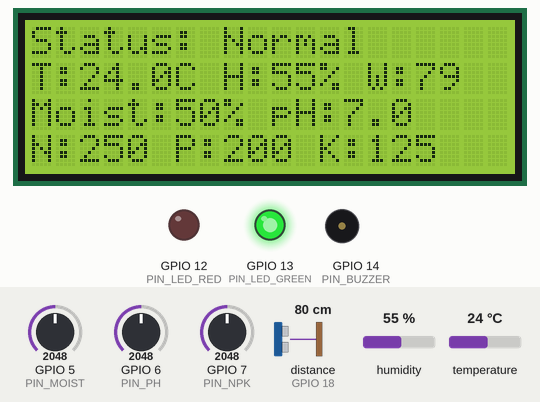
A program run on a simulated ESP32-S3. Shown: 20×4 character LCD, output pins drawn as LEDs (lit = HIGH), buzzer (waves = sounding). Wiring (from diagram.json): ultrasonic range finder: trigger GPIO 17; echo GPIO 18. The test bench sets the inputs (shaded band); at power-on: distance to the obstacle (sensor on GPIO 18) 80 cm, humidity 55 %, GPIO 5 (PIN_MOIST) = 2048, GPIO 6 (PIN_PH) = 2048, GPIO 7 (PIN_NPK) = 2048, temperature 24 °C. The echo pulse lasts 58.3 µs per cm; WiFi joins after 1.5 s; servers stay silent unless stated; no MQTT or app messages arrive unless stated; pins used as bus, display or sensor lines are not drawn; what the program prints to the serial monitor is not drawn.

Above: at 3.6 s.
3.7 s: distance to the obstacle (sensor on GPIO 18) set to 12 cm
At 6.6 s:
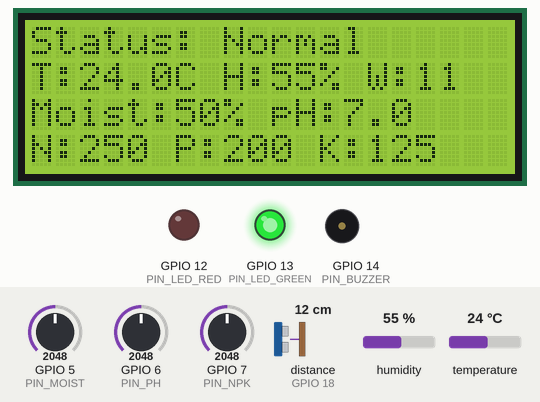
7.8 s: distance to the obstacle (sensor on GPIO 18) set to 9 cm
At 10.0 s:
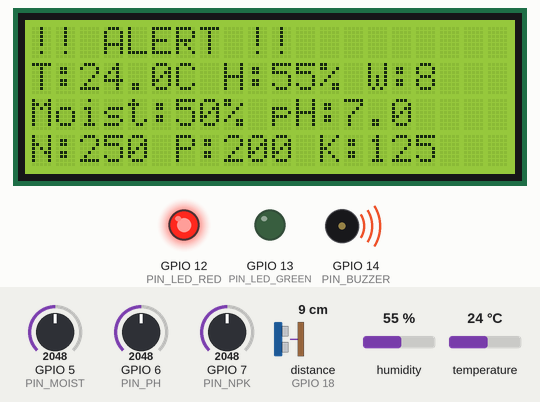
11.9 s: humidity set to 41 %
At 12.4 s:
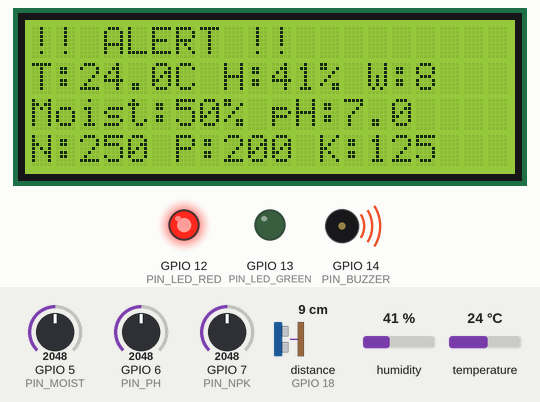
16.0 s: humidity set to 38 %
At 19.4 s:
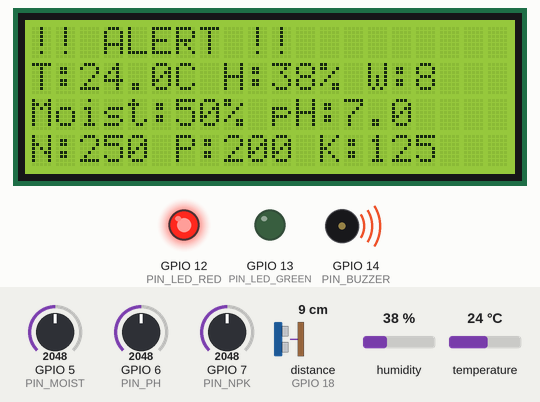
20.1 s: GPIO 5 (PIN_MOIST) set to 2866
At 21.7 s:
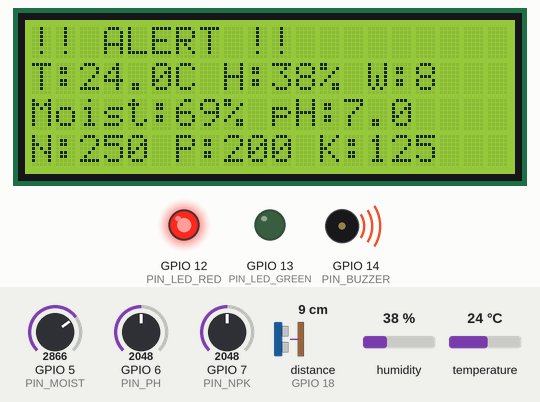
24.2 s: GPIO 6 (PIN_PH) set to 2866
At 27.6 s:
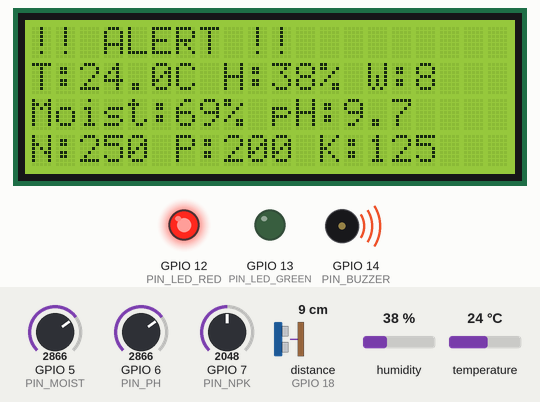
Timing chart, 0 to 29.1 s (numbered marks = the images above; inputs shaded):
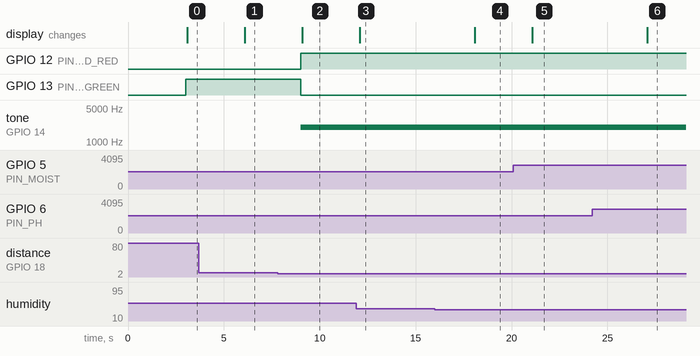

The program:

main.cpp
```cpp
#include <Arduino.h>
#include <Wire.h>
#include <LiquidCrystal_I2C.h>
#include <DHT.h>
#include <ArduinoJson.h>
#include <WiFi.h>
#include <PubSubClient.h>

#define I2C_SDA 2
#define I2C_SCL 1
#define DHTPIN 10
#define DHTTYPE DHT22
#define TRIG_PIN 17
#define ECHO_PIN 18
#define PIN_MOIST 5
#define PIN_PH 6
#define PIN_NPK 7
#define PIN_LED_RED 12
#define PIN_LED_GREEN 13
#define PIN_BUZZER 14

const char* ssid = "Wokwi-GUEST";
const char* password = "";
const char* mqtt_server = "broker.emqx.io";
const int mqtt_port = 1883;
const char* mqtt_topic = "daud/smartfarm/data";

LiquidCrystal_I2C lcd(0x27, 20, 4);
DHT dht(DHTPIN, DHTTYPE);
WiFiClient espClient;
PubSubClient client(espClient);

struct FarmData {
  float temp, hum, ph;
  int moist, n, p, k, water;
  String message;
  bool isAnomaly;
} data;

unsigned long prevMillis = 0;
const int buzzerChan = 0;

void setup_wifi();
void reconnect();
void readSensors();
void checkHealth();
void updateLCD();
void publishData();

void setup() {
  Serial.begin(115200);

  pinMode(PIN_LED_RED, OUTPUT);
  pinMode(PIN_LED_GREEN, OUTPUT);
  pinMode(TRIG_PIN, OUTPUT);
  pinMode(ECHO_PIN, INPUT);

  ledcSetup(buzzerChan, 2000, 8);
  ledcAttachPin(PIN_BUZZER, buzzerChan);

  Wire.begin(I2C_SDA, I2C_SCL);
  lcd.init();
  lcd.backlight();

  lcd.setCursor(0,0); lcd.print("SmartFarm Node");

  dht.begin();
  setup_wifi();
  client.setServer(mqtt_server, mqtt_port);
}

void loop() {
  if (!client.connected()) reconnect();
  client.loop();

  if (millis() - prevMillis > 3000) {
    prevMillis = millis();
    readSensors();
    checkHealth();
    updateLCD();
    publishData();
  }
}

void readSensors() {
  data.temp = dht.readTemperature();
  data.hum = dht.readHumidity();

  data.moist = map(analogRead(PIN_MOIST), 0, 4095, 0, 100);
  data.ph = (float)map(analogRead(PIN_PH), 0, 4095, 0, 140) / 10.0;

  int rawNPK = map(analogRead(PIN_NPK), 0, 4095, 0, 500);
  data.n = rawNPK;
  data.p = rawNPK * 0.8;
  data.k = rawNPK * 0.5;

  digitalWrite(TRIG_PIN, LOW); delayMicroseconds(2);
  digitalWrite(TRIG_PIN, HIGH); delayMicroseconds(10);
  digitalWrite(TRIG_PIN, LOW);
  data.water = pulseIn(ECHO_PIN, HIGH) * 0.034 / 2;
}

void checkHealth() {
  data.isAnomaly = true;

  if (data.temp < 18.0 || data.temp > 35.0) {
    data.message = "Extreme temperature";
  }
  else if (data.hum < 40.0 || data.hum > 90.0) {
    data.message = "Humidity not ideal";
  }
  else if (data.water < 10) {
    data.message = "Water supply critical";
  }
  else if (data.moist < 40) {
    data.message = "Soil too dry";
  }
  else if (data.moist > 85) {
    data.message = "Soil too wet";
  }
  else if (data.ph < 5.5 || data.ph > 7.5) {
    data.message = "Soil pH not ideal";
  }
  else if (data.n < 50) {
    data.message = "Low nutrient level";
  }
  else if (data.n > 450) {
    data.message = "Over nutrient detected";
  }
  else {
    data.isAnomaly = false;
    data.message = "System Normal";
  }

  if (data.isAnomaly) {
    digitalWrite(PIN_LED_RED, HIGH);
    digitalWrite(PIN_LED_GREEN, LOW);
    ledcWrite(buzzerChan, 128);
  } else {
    digitalWrite(PIN_LED_RED, LOW);
    digitalWrite(PIN_LED_GREEN, HIGH);
    ledcWrite(buzzerChan, 0);
  }
}

void updateLCD() {
  lcd.clear();
  lcd.setCursor(0,0);
  lcd.print(data.isAnomaly ? "!! ALERT !!" : "Status: Normal");

  lcd.setCursor(0,1);
  lcd.printf("T:%.1fC H:%.0f%% W:%d", data.temp, data.hum, data.water);

  lcd.setCursor(0,2);
  lcd.printf("Moist:%d%% pH:%.1f", data.moist, data.ph);

  lcd.setCursor(0,3);
  lcd.printf("N:%d P:%d K:%d", data.n, data.p, data.k);
}

void publishData() {
  StaticJsonDocument<512> doc;
  doc["id"] = "NODE-01";
  doc["ts"] = millis();
  doc["lat"] = -6.92148;
  doc["lon"] = 106.92617;
  doc["message"] = data.message;

  JsonObject p = doc.createNestedObject("payload");
  p["temp"] = data.temp; p["hum"] = data.hum; p["moist"] = data.moist;
  p["ph"] = data.ph; p["n"] = data.n; p["p"] = data.p; p["k"] = data.k;
  p["water"] = data.water;

  char buffer[512];
  serializeJson(doc, buffer);
  client.publish(mqtt_topic, buffer);
  Serial.println(buffer);
}

void setup_wifi() {
  WiFi.begin(ssid, password);
  while (WiFi.status() != WL_CONNECTED) { delay(500); Serial.print("."); }
  Serial.println("\nWiFi Connected");
}

void reconnect() {
  while (!client.connected()) {
    if (client.connect("Node-01-Daud")) {
      Serial.println("MQTT Connected");
    } else {
      delay(5000);
    }
  }
}
```

Measured:
- the behaviour switches between 11 and 10 cm on distance to the obstacle (sensor on GPIO 18) (found by bisection; images 1 and 2)
- after the input at 3.7 s, the display: changes after 2.4 s (image 1)
- after the input at 7.8 s, GPIO 12 (PIN_LED_RED): LOW → HIGH after 1.2 s; GPIO 13 (PIN_LED_GREEN): HIGH → LOW after 1.2 s; tone on GPIO 14 (PIN_BUZZER): silent → 2000 Hz after 1.2 s; the display: changes after 1.3 s (image 2)
- after the input at 11.9 s, the display: changes after 0.18 s (image 3)
- after the input at 16.0 s, the display: changes after 2.1 s (image 4)
- after the input at 20.1 s, the display: changes after 0.99 s (image 5)
- after the input at 24.2 s, the display: changes after 2.9 s (image 6)
